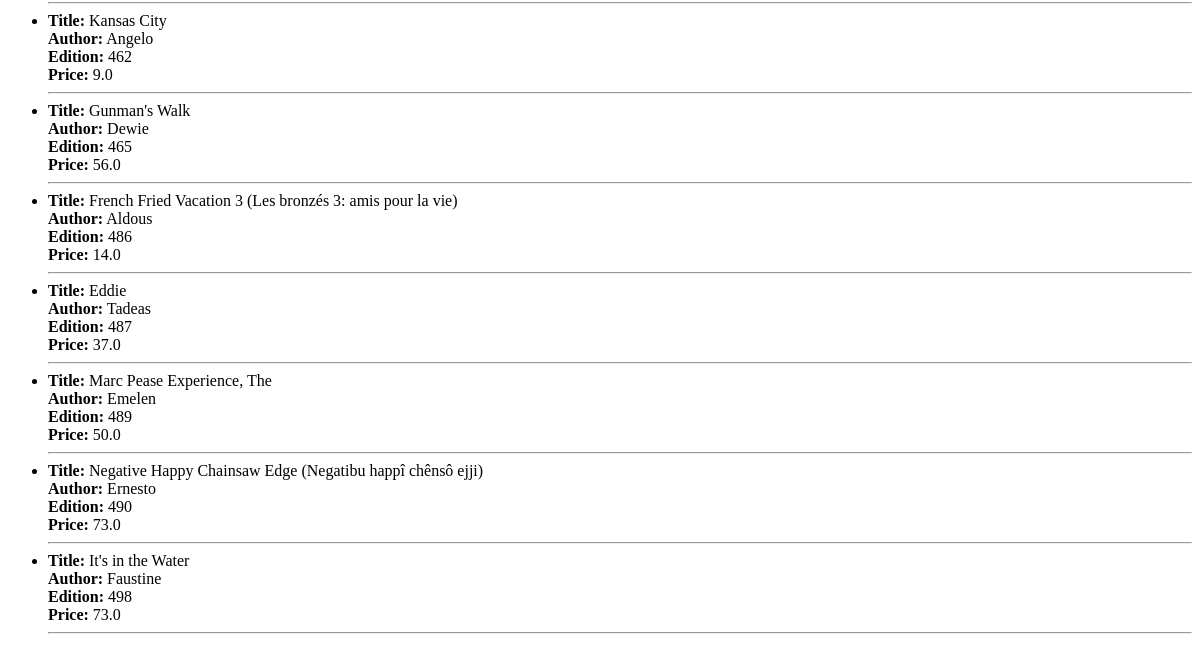
The app's page /books/lab8/task1 (lower part), older data.
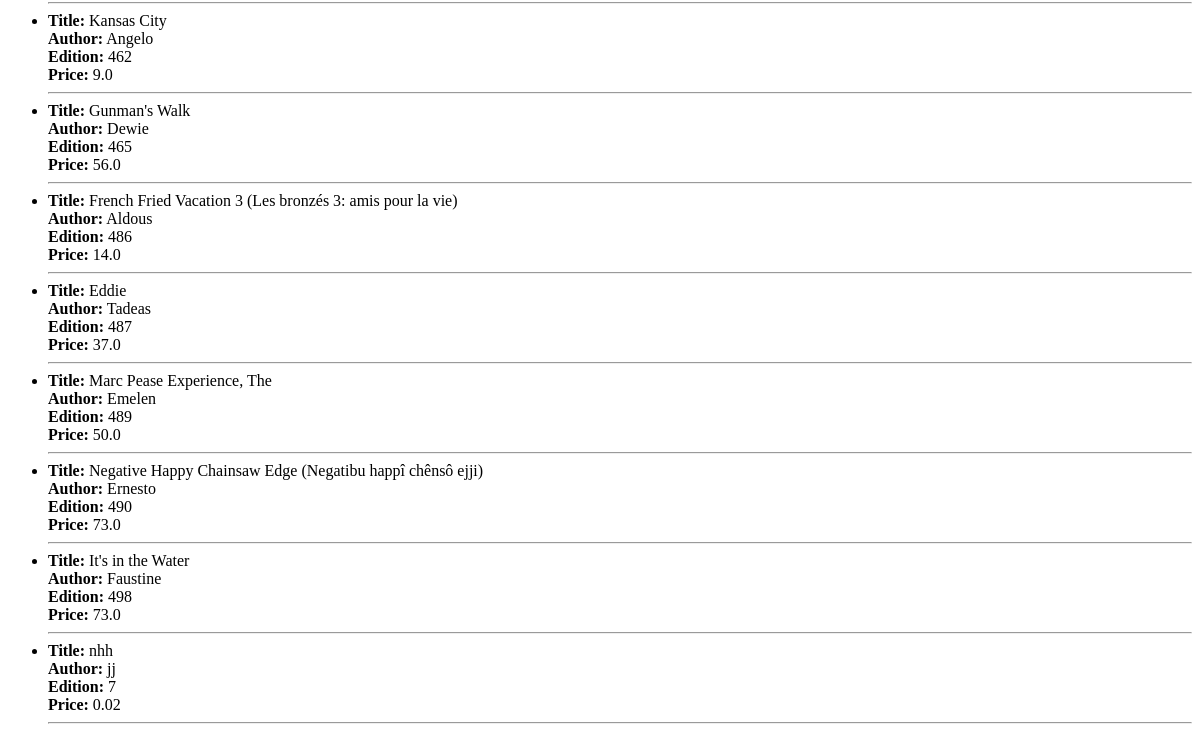
The same page, newer data.
### apps/bookmodule/models.py (models this page shows, shortened)
class Book(models.Model):
    title = models.CharField(max_length=50)
    author = models.CharField(max_length=50)
    price = models.FloatField(default=0.0)
    edition = models.SmallIntegerField(default=1)

### apps/bookmodule/views.py (the view)
# urls.py: path('lab8/task1', views.task1, name='task1'),
def task1(request):
    books = Book.objects.filter(Q(price__lte=80))
    return render(request, 'bookmodule/lab8_task1.html', {'books': books})

### apps/templates/bookmodule/lab8_task1.html (shortened to what this page needs)
{% extends "layouts/base.html" %}
{% block content %}
<div class="results">
    {% if books %}
        <ul>
            {% for b in books %}
            <li>
                <strong>Title:</strong> {{ b.title }} <br>
                <strong>Author:</strong> {{ b.author }} <br>
                <strong>Edition:</strong> {{ b.edition }} <br>
                <strong>Price:</strong> {{ b.price }}
            </li>
            <hr>
            {% endfor %}
        </ul>
    {% else %}
        <p>No books found with price ≤ 80.</p>
    {% endif %}
</div>
{% endblock content %}

Row changes from the older to the newer data that the page shows:
added Book: title "nhh", author "jj", edition "7", price "0.02"
